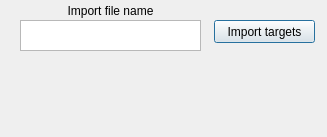
<?xml version="1.0" encoding="UTF-8"?>
<ui version="4.0">
 <class>ImportDialog</class>
 <widget class="QDialog" name="ImportDialog">
  <property name="geometry">
   <rect>
    <x>0</x>
    <y>0</y>
    <width>327</width>
    <height>137</height>
   </rect>
  </property>
  <property name="windowTitle">
   <string>Dialog</string>
  </property>
  <widget class="QLabel" name="importDialogLabel">
   <property name="geometry">
    <rect>
     <x>10</x>
     <y>60</y>
     <width>311</width>
     <height>71</height>
    </rect>
   </property>
   <property name="text">
    <string/>
   </property>
  </widget>
  <widget class="QPlainTextEdit" name="importFilenameBox">
   <property name="geometry">
    <rect>
     <x>20</x>
     <y>20</y>
     <width>181</width>
     <height>31</height>
    </rect>
   </property>
   <property name="tabChangesFocus">
    <bool>true</bool>
   </property>
  </widget>
  <widget class="QLabel" name="importFilenameLabel">
   <property name="geometry">
    <rect>
     <x>20</x>
     <y>0</y>
     <width>181</width>
     <height>21</height>
    </rect>
   </property>
   <property name="text">
    <string>Import file name</string>
   </property>
   <property name="alignment">
    <set>Qt::AlignCenter</set>
   </property>
  </widget>
  <widget class="QPushButton" name="importTargetsButton">
   <property name="geometry">
    <rect>
     <x>214</x>
     <y>20</y>
     <width>101</width>
     <height>23</height>
    </rect>
   </property>
   <property name="text">
    <string>Import targets</string>
   </property>
  </widget>
 </widget>
 <resources/>
 <connections/>
</ui>
